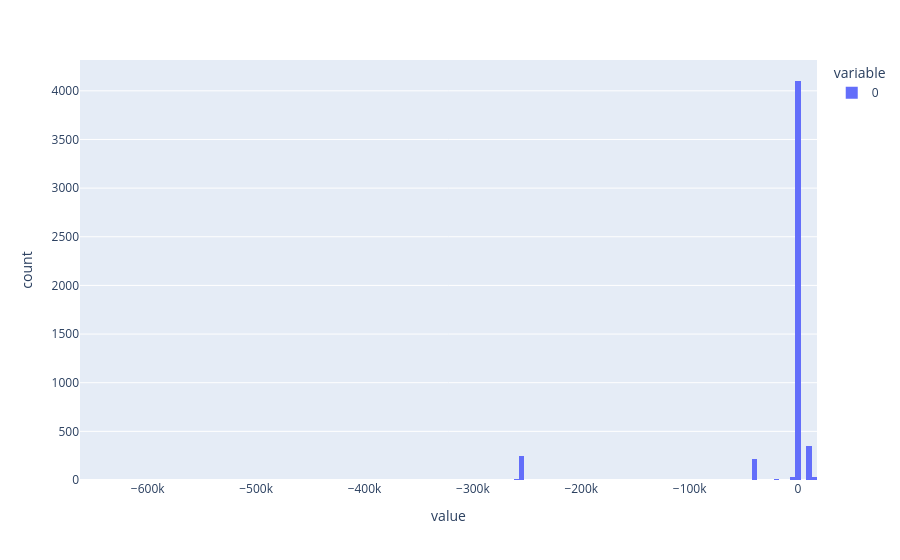

This figure's notebook cell:
### Markdown cell above
#### Display Loss Distribution

### Code cell
px.histogram(credit_metrics_object.get_Loss_distribution())

### Figure 1 — Plotly figure (JSON) as saved in the notebook; plotly's stock layout.template omitted (floating-point values rounded to 4 significant figures; data arrays with more than 128 entries replaced by an {"elided": "..."} marker saying what was removed)
{"data": [{"bingroup": "x", "hovertemplate": "variable=0<br>value=%{x}<br>count=%{y}<extra></extra>", "legendgroup": "0", "marker": {"color": "#636efa", "pattern": {"shape": ""}}, "name": "0", "orientation": "v", "showlegend": true, "type": "histogram", "x": {"elided": "5000 float values"}, "xaxis": "x", "yaxis": "y"}], "layout": {"barmode": "relative", "legend": {"title": {"text": "variable"}, "tracegroupgap": 0}, "margin": {"t": 60}, "xaxis": {"anchor": "y", "domain": [0, 1], "title": {"text": "value"}}, "yaxis": {"anchor": "x", "domain": [0, 1], "title": {"text": "count"}}}}
